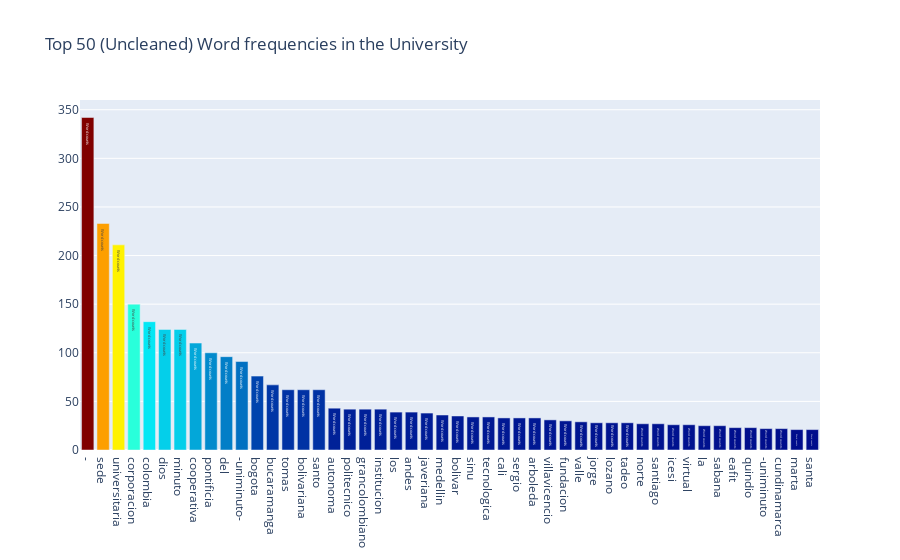

This figure's notebook cell:
### Code cell
all_words = df1['university'].str.split(expand=True).unstack().value_counts()
data = [go.Bar(
            x = all_words.index.values[2:50],
            y = all_words.values[2:50],
            marker= dict(colorscale='Jet',
                         color = all_words.values[2:100]
                        ),
            text='Word counts'
    )]

layout = go.Layout(
    title='Top 50 (Uncleaned) Word frequencies in the University'
)

fig = go.Figure(data=data, layout=layout)

py.iplot(fig, filename='basic-bar')

### Figure 1 — Plotly figure (JSON) as saved in the notebook; plotly's stock layout.template omitted (floating-point values rounded to 4 significant figures)
{"data": [{"marker": {"color": [342, 233, 211, 150, 132, 124, 124, 110, 100, 96, 91, 76, 67, 62, 62, 62, 43, 42, 42, 42, 39, 39, 38, 36, 35, 34, 34, 33, 33, 33, 31, 30, 29, 28, 28, 28, 27, 27, 26, 26, 25, 25, 23, 23, 22, 22, 21, 21, 20, 20, 18, 18, 18, 18, 17, 16, 14, 14, 14, 14, 14, 14, 13, 13, 13, 13, 13, 12, 12, 12, 12, 12, 12, 12, 12, 12, 12, 11, 11, 11, 11, 10, 10, 10, 10, 10, 10, 10, 10, 9, 9, 8, 8, 7, 7, 7, 6, 6], "colorscale": [[0, "rgb(0,0,131)"], [0.2, "rgb(0,60,170)"], [0.4, "rgb(5,255,255)"], [0.6, "rgb(255,255,0)"], [0.8, "rgb(250,0,0)"], [1, "rgb(128,0,0)"]]}, "text": "Word counts", "type": "bar", "x": ["-", "sede", "universitaria", "corporacion", "colombia", "dios", "minuto", "cooperativa", "pontificia", "del", "-uniminuto-", "bogota", "bucaramanga", "tomas", "bolivariana", "santo", "autonoma", "politecnico", "grancolombiano", "institucion", "los", "andes", "javeriana", "medellin", "bolivar", "sinu", "tecnologica", "cali", "sergio", "arboleda", "villavicencio", "fundacion", "valle", "jorge", "lozano", "tadeo", "norte", "santiago", "icesi", "virtual", "la", "sabana", "eafit", "quindio", "-uniminuto", "cundinamarca", "marta", "santa"], "y": [342, 233, 211, 150, 132, 124, 124, 110, 100, 96, 91, 76, 67, 62, 62, 62, 43, 42, 42, 42, 39, 39, 38, 36, 35, 34, 34, 33, 33, 33, 31, 30, 29, 28, 28, 28, 27, 27, 26, 26, 25, 25, 23, 23, 22, 22, 21, 21]}], "layout": {"title": {"text": "Top 50 (Uncleaned) Word frequencies in the University"}}}
